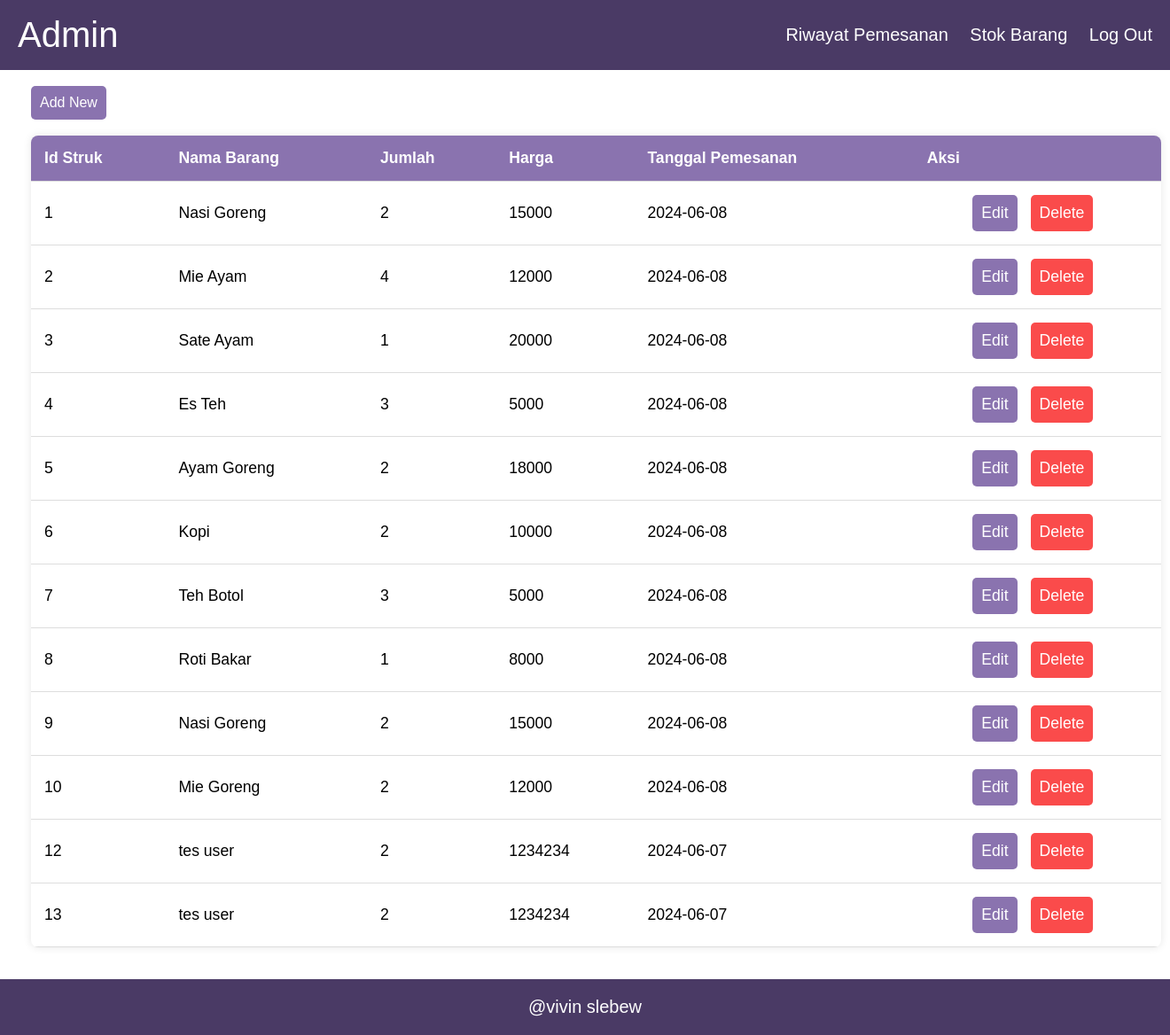
The app's page /admin/kasir.php (signed in) with its own data.
### tables this page shows
CREATE TABLE `kasir` (
  `IdStruk` int(50) NOT NULL,
  `NamaBarang` varchar(50) NOT NULL,
  `Jumlah` int(50) NOT NULL,
  `Harga` varchar(50) NOT NULL,
  `TglPesan` date NOT NULL
);

### admin/kasir.php (the view, shortened to what this page needs)
<!DOCTYPE html>
<html lang="en">
<head>
  <link href="kasir.css" rel="stylesheet">
</head>
<body>
<header>
    <div class="navbar">
      <div class="navbar-brand" style="font-size: 40px;">Admin</div>
      <div>
      <a href="kasir.php" style="font-size:20px;">Riwayat Pemesanan</a>
      <a href="gudang/stokgudang.php" style="font-size:20px;">Stok Barang</a>
      <a href="#myModal" style="font-size:20px;" onclick="document.getElementById('myModal').style.display='block'">Log Out</a>
      </div>
    </div>
  </header>
  <div class="container">
    <?php
    include "connection.php";
    ?>
    <br>
    <a href="nambahdata.php" class="add-button">Add New</a><br><br>
    <table>
      <thead>
        <tr>
          <th scope="col">Id Struk</th>
          <th scope="col">Nama Barang</th>
          <th scope="col">Jumlah</th>
          <th scope="col">Harga</th>
          <th scope="col">Tanggal Pemesanan</th>
          <th scope="col">Aksi</th>
        </tr>
      </thead>
      <tbody>
        <?php
        $sql = "SELECT * FROM `kasir`";
        $result = mysqli_query($conn, $sql);
        while ($row = mysqli_fetch_assoc($result)) {
        ?>
          <tr>
            <td><?php echo $row["IdStruk"] ?></td>
            <td><?php echo $row["NamaBarang"] ?></td>
            <td><?php echo $row["Jumlah"] ?></td>
            <td><?php echo $row["Harga"] ?></td>
            <td><?php echo $row["TglPesan"] ?></td>
            <td>
              <a href="edit.php?IdStruk=<?php echo $row["IdStruk"] ?>" class="edit-button">Edit</a>
              <a href="delete.php?IdStruk=<?php echo $row["IdStruk"] ?>" class="delete-button">Delete</a>
            </td>
          </tr>
        <?php
        }
        ?>
      </tbody>
    </table>
  </div>
<br><br>
  <footer>
    <div class="navbara">
      <div>
      <div class="navbara-brand" style="font-size: 20px; justify-content: space-between;"> @vivin slebew</div>
      </div>
    </div>
  </footer>
</body>
</html>

### admin/kasir.css (style rules this page uses)
body { font-family: Arial, sans-serif; margin: 0; padding: 0; overflow-x: hidden; }
.container { max-width: 850px; margin-right: 5px; margin-left: 15px; padding: 0 20px; }
a { text-decoration: none; color: #8a73af; }
table { width: 150%; border-collapse: collapse; background-color: #fff; box-shadow: 0 0 10px rgba(0, 0, 0, 0.1); border-radius: 8px; overflow: hidden; }
th, td { padding: 15px; text-align: left; border-bottom: 1px solid #ddd; font-size: 1.1em; }
th { background-color: #8a73af; color: #fff; }
td:last-child { text-align: center; }
td a { margin-right: 10px; }
.add-button, .edit-button, .delete-button { display: inline-block; padding: 10px; border: none; border-radius: 5px; text-decoration: none; }
.add-button { background-color: #8a73af; color: #fff; }
.edit-button { background-color: #8a73af; color: #fff; }
.delete-button { background-color: #fa4b4b; color: #fff; }
.navbar { display: flex; justify-content: space-between; align-items: center; background-color: #4a3a65; padding: 17px 20px; color: #fff; }
.navbar a { color: #fff; margin-left: 20px; }
footer { background-color: #4a3a65; color: #fff; padding: 10px 20px; text-align: center; }
.navbara { display: flex; justify-content: center; align-items: center; background-color: #4a3a65; padding: 10px 20px; color: #fff; }

### records on screen
kasir: IdStruk "1", NamaBarang "Nasi Goreng", Jumlah "2", Harga "15000", TglPesan "2024-06-08"
kasir: IdStruk "2", NamaBarang "Mie Ayam", Jumlah "4", Harga "12000", TglPesan "2024-06-08"
kasir: IdStruk "3", NamaBarang "Sate Ayam", Jumlah "1", Harga "20000", TglPesan "2024-06-08"
kasir: IdStruk "4", NamaBarang "Es Teh", Jumlah "3", Harga "5000", TglPesan "2024-06-08"
kasir: IdStruk "5", NamaBarang "Ayam Goreng", Jumlah "2", Harga "18000", TglPesan "2024-06-08"
kasir: IdStruk "6", NamaBarang "Kopi", Jumlah "2", Harga "10000", TglPesan "2024-06-08"
kasir: IdStruk "7", NamaBarang "Teh Botol", Jumlah "3", Harga "5000", TglPesan "2024-06-08"
kasir: IdStruk "8", NamaBarang "Roti Bakar", Jumlah "1", Harga "8000", TglPesan "2024-06-08"
kasir: IdStruk "9", NamaBarang "Nasi Goreng", Jumlah "2", Harga "15000", TglPesan "2024-06-08"
kasir: IdStruk "10", NamaBarang "Mie Goreng", Jumlah "2", Harga "12000", TglPesan "2024-06-08"
kasir: IdStruk "12", NamaBarang "tes user", Jumlah "2", Harga "1234234", TglPesan "2024-06-07"
kasir: IdStruk "13", NamaBarang "tes user", Jumlah "2", Harga "1234234", TglPesan "2024-06-07"
